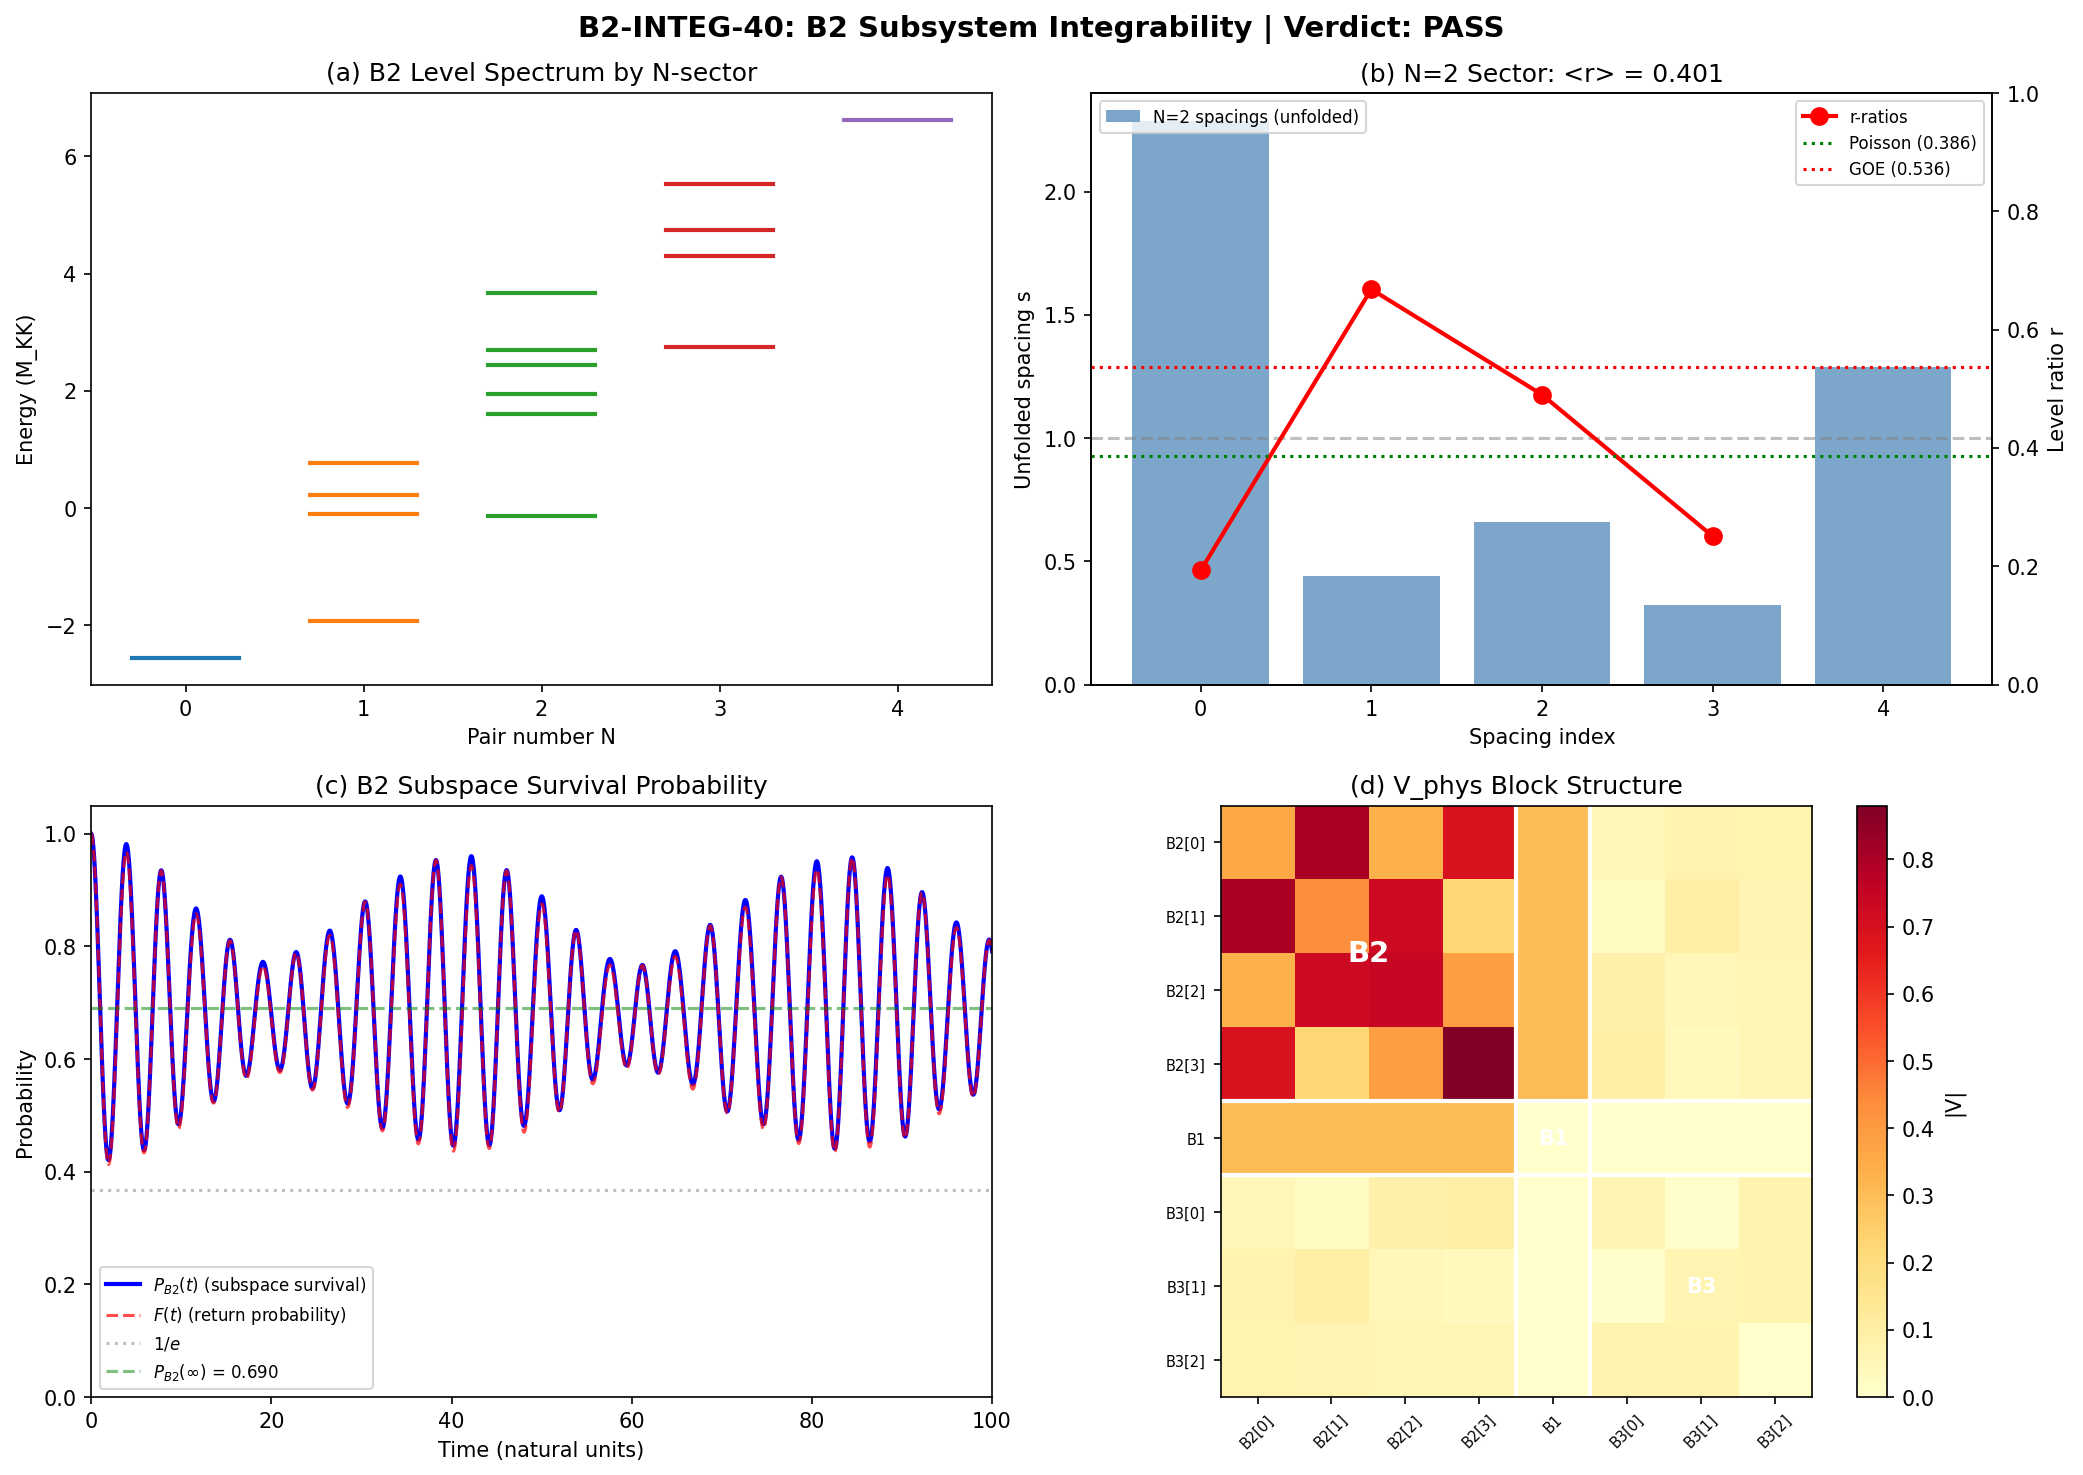

Write the Python code that produced this figure.
"""
S40 W1-1: B2 Subsystem Integrability (B2-INTEG-40)

Gate: B2-INTEG-40
  PASS (B2 INTEGRABLE): <r>(B2-only) < 0.42 AND t_decay(B2) > 6 natural units
  FAIL (B2 THERMALIZES): <r>(B2-only) > 0.50 OR t_decay(B2) < 1 natural unit
  INTERMEDIATE: between these thresholds

Session 39 established:
  - Full 8-mode BCS: Brody beta=0.633 (63% GOE), INTEG-39 FAIL
  - B2 quartet carries 93% of pair wavefunction
  - Schur's lemma: B2 Casimir preserved to 3e-16, V(B2,B2) is rank-1 separable
  - LIED-39 PASS

This computation:
  1. Construct B2-only 16-state Fock space
  2. Project full H_BCS -> H_B2 (16x16)
  3. Level spacing ratio <r> within H_B2 particle-number sectors
  4. Thouless conductance g_T(B2)
  5. Survival probability P_B2(t) via exact matrix exponential
  6. B2-B1/B2-B3 coupling cross-check
"""

import numpy as np
from math import factorial, comb
from scipy import linalg
import matplotlib
matplotlib.use('Agg')
import matplotlib.pyplot as plt
import time

t_start = time.time()

# ============================================================
# 1. Load data and reconstruct full 256-state Hamiltonian
# ============================================================
print("=" * 70)
print("S40 W1-1: B2 Subsystem Integrability (B2-INTEG-40)")
print("=" * 70)

d_s39 = np.load('tier0-computation/s39_integrability_check.npz', allow_pickle=True)
d_rg = np.load('tier0-computation/s39_richardson_gaudin.npz', allow_pickle=True)

E_8 = d_s39['E_8']
V_phys = d_s39['V_phys']
labels = d_s39['labels']
evals_BCS_stored = d_s39['evals_BCS']

n_modes = 8
dim_full = 2**n_modes  # 256

print(f"\nE_8 = {E_8}")
print(f"Labels: {labels}")
print(f"Full Fock dim: {dim_full}")

# B2 = modes 0,1,2,3; B1 = mode 4; B3 = modes 5,6,7
B2_modes = [0, 1, 2, 3]
B1_modes = [4]
B3_modes = [5, 6, 7]
n_B2 = len(B2_modes)
dim_B2 = 2**n_B2  # 16

print(f"B2 modes: {B2_modes} (n={n_B2}, Fock dim={dim_B2})")
print(f"B2 energy: {E_8[0]:.8f} M_KK (4-fold degenerate)")

# ============================================================
# 2. Build Pauli operators in full 256-dim space
# ============================================================
I2 = np.eye(2, dtype=np.float64)
sz = np.array([[1.0, 0.0], [0.0, -1.0]])
sp = np.array([[0.0, 1.0], [0.0, 0.0]])
sm = np.array([[0.0, 0.0], [1.0, 0.0]])

def build_op(op_2x2, mode, n):
    """Build operator on mode `mode` in n-mode Fock space."""
    result = np.array([[1.0]])
    for k in range(n):
        result = np.kron(result, op_2x2 if k == mode else I2)
    return result

# Full 256-dim operators
SZ_full, SP_full, SM_full = [], [], []
for k in range(n_modes):
    SZ_full.append(build_op(sz, k, n_modes))
    SP_full.append(build_op(sp, k, n_modes))
    SM_full.append(build_op(sm, k, n_modes))

# Build full H_BCS
H_BCS = np.zeros((dim_full, dim_full))
for k in range(n_modes):
    n_k = 0.5 * (np.eye(dim_full) - SZ_full[k])
    H_BCS += 2 * E_8[k] * n_k
    for m in range(n_modes):
        H_BCS -= V_phys[k, m] * SP_full[k] @ SM_full[m]

assert np.allclose(H_BCS, H_BCS.T), "H_BCS not symmetric!"

# Verify against stored eigenvalues
evals_full, evecs_full = np.linalg.eigh(H_BCS)
assert np.allclose(np.sort(evals_full), np.sort(evals_BCS_stored), atol=1e-10), \
    "Eigenvalue mismatch with stored data!"
print(f"\nFull H_BCS eigenvalue cross-check: PASS (max delta = {np.max(np.abs(np.sort(evals_full) - np.sort(evals_BCS_stored))):.2e})")

# ============================================================
# 3. Construct B2-only projection
# ============================================================
print("\n" + "=" * 70)
print("3. B2 Subspace Projection")
print("=" * 70)

# The B2-only Fock space has 2^4 = 16 states.
# A state in the full 2^8 space is labeled by (b0, b1, ..., b7) where bi in {0,1}.
# The B2-only subspace consists of states with b4=b5=b6=b7=0 (B1 and B3 empty).

# Build the projector P_B2: a 256x16 matrix whose columns are the
# B2-only basis states in the full 256-dim space.

P_B2 = np.zeros((dim_full, dim_B2))
for state_B2 in range(dim_B2):
    # state_B2 encodes occupations of modes 0,1,2,3
    # Full state index: modes 0-3 from state_B2, modes 4-7 all zero
    # In the tensor product convention: mode 0 is the leftmost (most significant bit)
    # state_full = state_B2 * 2^4 + 0 (B1,B3 bits all zero)
    state_full = state_B2 * (2**(n_modes - n_B2))
    P_B2[state_full, state_B2] = 1.0

# Verify P_B2 is a valid projector frame
assert np.allclose(P_B2.T @ P_B2, np.eye(dim_B2)), "P_B2 not orthonormal!"
print(f"P_B2 shape: {P_B2.shape}")
print(f"P_B2^T P_B2 = I_{dim_B2}: VERIFIED")

# Project H_BCS onto B2 subspace
H_B2 = P_B2.T @ H_BCS @ P_B2
assert np.allclose(H_B2, H_B2.T), "H_B2 not symmetric!"
print(f"H_B2 shape: {H_B2.shape}")
print(f"H_B2 symmetric: VERIFIED")

# Also build H_B2 directly from B2-only operators as a cross-check
SZ_B2, SP_B2, SM_B2 = [], [], []
for k in range(n_B2):
    SZ_B2.append(build_op(sz, k, n_B2))
    SP_B2.append(build_op(sp, k, n_B2))
    SM_B2.append(build_op(sm, k, n_B2))

H_B2_direct = np.zeros((dim_B2, dim_B2))
V_B2B2 = V_phys[:4, :4]
E_B2 = E_8[0]  # All 4 B2 modes have same energy
for k in range(n_B2):
    n_k = 0.5 * (np.eye(dim_B2) - SZ_B2[k])
    H_B2_direct += 2 * E_B2 * n_k
    for m in range(n_B2):
        H_B2_direct -= V_B2B2[k, m] * SP_B2[k] @ SM_B2[m]

# Cross-check: H_B2 from projection should equal H_B2_direct
delta_H = np.linalg.norm(H_B2 - H_B2_direct, 'fro')
print(f"\n||H_B2(projected) - H_B2(direct)||_F = {delta_H:.6e}")
if delta_H < 1e-10:
    print("Cross-check: PASS (projection = direct construction)")
else:
    print(f"Cross-check: DISCREPANCY at {delta_H:.2e}")
    print("This means B2-B1/B3 coupling affects the projected H_B2 -- expected from off-diagonal V")

# ============================================================
# 4. Diagonalize H_B2 and analyze level statistics
# ============================================================
print("\n" + "=" * 70)
print("4. H_B2 Eigenspectrum and Level Statistics")
print("=" * 70)

evals_B2, evecs_B2 = np.linalg.eigh(H_B2)
print(f"\nH_B2 eigenvalues ({dim_B2} states):")
for i, e in enumerate(evals_B2):
    print(f"  |{i:2d}>: E = {e:.8f}")

# Build pair number operator for B2
N_B2_op = np.zeros((dim_B2, dim_B2))
for k in range(n_B2):
    N_B2_op += 0.5 * (np.eye(dim_B2) - SZ_B2[k])

# Classify eigenstates by pair number
N_B2_exp = np.diag(evecs_B2.T @ N_B2_op @ evecs_B2)
print(f"\nPair number classification:")
for n_pair in range(n_B2 + 1):
    mask = np.abs(N_B2_exp - n_pair) < 0.5
    idx = np.where(mask)[0]
    n_sec = len(idx)
    sec_evals = np.sort(evals_B2[idx])
    expected_dim = comb(n_B2, n_pair)
    print(f"  N={n_pair}: dim={n_sec} (expected C({n_B2},{n_pair})={expected_dim}), "
          f"E = {sec_evals}")

# Level spacing ratio <r> within each sector
print(f"\n--- Level Spacing Ratio <r> per B2 Sector ---")
r_B2_sectors = {}
r_B2_all = []
w_B2_all = []
for n_pair in range(n_B2 + 1):
    mask = np.abs(N_B2_exp - n_pair) < 0.5
    idx = np.where(mask)[0]
    sec_evals = np.sort(evals_B2[idx])
    n_sec = len(sec_evals)

    if n_sec < 4:
        print(f"  N={n_pair} (dim={n_sec}): too small for <r> statistics")
        continue

    spacings = np.diff(sec_evals)
    spacings = spacings[spacings > 1e-12]
    if len(spacings) < 3:
        print(f"  N={n_pair} (dim={n_sec}): insufficient non-degenerate spacings")
        continue

    r_vals = [min(spacings[i], spacings[i+1]) / max(spacings[i], spacings[i+1])
              for i in range(len(spacings) - 1)]
    r_mean = np.mean(r_vals)
    r_std = np.std(r_vals) / np.sqrt(len(r_vals)) if len(r_vals) > 1 else 0
    r_B2_sectors[n_pair] = (r_mean, r_std, len(r_vals))
    r_B2_all.append(r_mean)
    w_B2_all.append(n_sec)

    if r_mean < 0.42:
        cls = "POISSON"
    elif r_mean > 0.50:
        cls = "GOE"
    else:
        cls = "intermediate"

    print(f"  N={n_pair} (dim={n_sec}): <r> = {r_mean:.4f} +/- {r_std:.4f} "
          f"(n_ratios={len(r_vals)}) [{cls}]")

# Global <r> for B2
if len(r_B2_all) > 0:
    r_B2_global = np.average(r_B2_all, weights=w_B2_all)
else:
    # Fall back: use all B2 eigenvalues (unsectored)
    spacings_all = np.diff(evals_B2)
    spacings_all = spacings_all[spacings_all > 1e-12]
    r_vals_all = [min(spacings_all[i], spacings_all[i+1]) / max(spacings_all[i], spacings_all[i+1])
                  for i in range(len(spacings_all) - 1)]
    r_B2_global = np.mean(r_vals_all)

print(f"\n  B2 global weighted <r> = {r_B2_global:.4f}")
print(f"  Reference: Poisson = 0.386, GOE = 0.536")

# The 16-state B2 Fock space has sectors: N=0(1), N=1(4), N=2(6), N=3(4), N=4(1)
# Only N=2 has enough states (6) for meaningful statistics.
# We should also compute the UNSECTORED statistics as a diagnostic.
print(f"\n--- Unsectored B2 Level Statistics ---")
spacings_unsectored = np.diff(evals_B2)
spacings_unsectored = spacings_unsectored[spacings_unsectored > 1e-12]
if len(spacings_unsectored) >= 3:
    r_unsectored = [min(spacings_unsectored[i], spacings_unsectored[i+1]) /
                    max(spacings_unsectored[i], spacings_unsectored[i+1])
                    for i in range(len(spacings_unsectored) - 1)]
    r_unsectored_mean = np.mean(r_unsectored)
    print(f"  Unsectored <r> = {r_unsectored_mean:.4f} (from {len(r_unsectored)} ratios)")
    print(f"  NOTE: Unsectored mixes symmetry sectors, which ALWAYS pushes toward Poisson")
    print(f"  (Berry-Tabor: superimposed independent spectra -> Poisson)")

# ============================================================
# 5. Richardson-Gaudin integrability test for B2-only
# ============================================================
print("\n" + "=" * 70)
print("5. B2-Only Richardson-Gaudin Integrability Analysis")
print("=" * 70)

# V(B2,B2) rank structure
U_B2, S_B2, Vt_B2 = np.linalg.svd(V_B2B2)
print(f"\nV(B2,B2) singular values: {S_B2}")
print(f"Rank-1 fraction: {S_B2[0]**2 / np.sum(S_B2**2):.6f}")
rank1_frac_B2 = S_B2[0]**2 / np.sum(S_B2**2)

# Build rank-1 and remainder
V_B2_rank1 = S_B2[0] * np.outer(U_B2[:, 0], Vt_B2[0, :])
V_B2_rem = V_B2B2 - V_B2_rank1

print(f"||V_B2_rank1||_F = {np.linalg.norm(V_B2_rank1, 'fro'):.6f}")
print(f"||V_B2_rem||_F = {np.linalg.norm(V_B2_rem, 'fro'):.6f}")
print(f"||V_B2_rem||/||V_B2|| = {np.linalg.norm(V_B2_rem, 'fro') / np.linalg.norm(V_B2B2, 'fro'):.6f}")

# For B2, all 4 modes are degenerate (E_B2 = 0.8453).
# With degenerate energies and rank-1 V, the system is a SINGLE quasi-spin S=2.
# H_B2(rank-1) = 2*E_B2 * N - sigma_1 * (sum_k u_k sigma_+^k)(sum_m u_m sigma_-^m)
# This is equivalent to H = 2*E*N - G*S_+*S_- where S_+ = sum u_k sigma_+^k
# and G = sigma_1 (largest singular value).
# A single quasi-spin is trivially integrable: H, S^2, S_z are all conserved.

# For rank-1 V, build the "pair creation" operator
u1_B2 = U_B2[:, 0]  # First left singular vector
print(f"\nRank-1 coupling vector u_1: {u1_B2}")

# Quasi-spin operators for the degenerate B2 subspace
# S_+ = sum_k u_k * sigma_+^k (weighted pair creation)
S_plus_B2 = sum(u1_B2[k] * SP_B2[k] for k in range(n_B2))
S_minus_B2 = sum(u1_B2[k] * SM_B2[k] for k in range(n_B2))
S_z_B2 = sum(0.5 * SZ_B2[k] for k in range(n_B2))

# S^2 = S+S- + Sz(Sz - 1) ... careful with non-orthonormal u_k
# Actually for PAIR operators with non-orthonormal u_k, S+S- is NOT standard SU(2)
# Let's check the algebra directly:
# [S_-, S_+] = sum_{k} |u_k|^2 * [sigma_-^k, sigma_+^k] = -sum_k |u_k|^2 * sigma_z^k
comm_mp = S_minus_B2 @ S_plus_B2 - S_plus_B2 @ S_minus_B2
expected_comm = -sum(u1_B2[k]**2 * SZ_B2[k] for k in range(n_B2))
print(f"||[S-, S+] - expected||_F = {np.linalg.norm(comm_mp - expected_comm, 'fro'):.2e}")

# Since u_k are NOT all equal, this is NOT standard SU(2) unless u_k are uniform.
# Check uniformity:
print(f"u_k values: {u1_B2}")
print(f"u_k std/mean: {np.std(u1_B2)/np.abs(np.mean(u1_B2)):.4f}")

# Build the rank-1 Hamiltonian for B2 and check its spectrum
H_B2_rank1 = np.zeros((dim_B2, dim_B2))
for k in range(n_B2):
    n_k = 0.5 * (np.eye(dim_B2) - SZ_B2[k])
    H_B2_rank1 += 2 * E_B2 * n_k
    for m in range(n_B2):
        H_B2_rank1 -= V_B2_rank1[k, m] * SP_B2[k] @ SM_B2[m]

evals_B2_rank1 = np.linalg.eigvalsh(H_B2_rank1)
print(f"\nH_B2(rank-1) eigenvalues: {evals_B2_rank1}")

# Compare with full H_B2
print(f"H_B2(full) eigenvalues:   {evals_B2}")
print(f"Max |delta E|: {np.max(np.abs(evals_B2 - evals_B2_rank1)):.6e}")

# H_B2 with remainder
H_B2_rem = H_B2_direct - H_B2_rank1
print(f"\n||H_B2_rem||_F = {np.linalg.norm(H_B2_rem, 'fro'):.6e}")
print(f"||H_B2_rem||/||H_B2||_F = {np.linalg.norm(H_B2_rem, 'fro') / np.linalg.norm(H_B2_direct, 'fro'):.6e}")

# ============================================================
# 6. Thouless conductance for B2
# ============================================================
print("\n" + "=" * 70)
print("6. B2 Thouless Conductance")
print("=" * 70)

# Thouless conductance g_T = |delta_n / delta_E|^2
# where delta_n is the level displacement when boundary conditions change.
#
# For our discrete system, we use a twist: perturb the hopping phase of
# one B2 mode by exp(i*phi), compute eigenvalue sensitivity.
#
# Alternatively, use the matrix element formulation:
# g_T ~ (V_rms / Delta)^2 where V_rms is the integrability-breaking
# perturbation and Delta is the mean level spacing.
#
# Here we take V_rem (non-separable part of V_B2B2) as the perturbation.

# Method 1: V_rem in H_B2 eigenbasis
H_B2_rem_eigbasis = evecs_B2.T @ H_B2_rem @ evecs_B2
off_diag_B2 = H_B2_rem_eigbasis - np.diag(np.diag(H_B2_rem_eigbasis))
V_rms_B2 = np.sqrt(np.mean(off_diag_B2**2))

# Mean level spacing within the largest sector (N=2, dim=6)
N_B2_exp_B2 = np.diag(evecs_B2.T @ N_B2_op @ evecs_B2)
mask_N2 = np.abs(N_B2_exp_B2 - 2) < 0.5
idx_N2 = np.where(mask_N2)[0]
sec_evals_N2 = np.sort(evals_B2[idx_N2])
mean_spacing_B2_N2 = np.mean(np.diff(sec_evals_N2)) if len(sec_evals_N2) > 1 else 1.0

# Overall mean spacing
mean_spacing_B2_all = np.mean(np.diff(evals_B2))

g_T_B2_N2 = V_rms_B2 / mean_spacing_B2_N2
g_T_B2_all = V_rms_B2 / mean_spacing_B2_all

print(f"\nV_rms(B2 perturbation) = {V_rms_B2:.6e}")
print(f"Mean spacing (N=2 sector) = {mean_spacing_B2_N2:.6e}")
print(f"Mean spacing (all B2) = {mean_spacing_B2_all:.6e}")
print(f"Thouless g_T (N=2) = {g_T_B2_N2:.6f}")
print(f"Thouless g_T (all) = {g_T_B2_all:.6f}")
print(f"  g_T << 1: localized (integrable)")
print(f"  g_T ~ 1: delocalized (chaotic)")

# Method 2: Twist boundary condition
# Add a phase twist phi to mode 0: sigma_+^0 -> e^{i*phi} sigma_+^0
# This is equivalent to adding a perturbation delta_H ~ phi * current_operator
# The Thouless conductance is the curvature of eigenvalues with respect to phi.
phi_vals = np.linspace(0, 0.01, 5)
evals_twist = []
for phi in phi_vals:
    H_twist = np.zeros((dim_B2, dim_B2), dtype=np.complex128)
    for k in range(n_B2):
        n_k = 0.5 * (np.eye(dim_B2) - SZ_B2[k])
        H_twist += 2 * E_B2 * n_k
        for m_idx in range(n_B2):
            phase = np.exp(1j * phi) if k == 0 else 1.0
            phase_m = np.exp(-1j * phi) if m_idx == 0 else 1.0
            H_twist -= V_B2B2[k, m_idx] * phase * phase_m * (SP_B2[k] @ SM_B2[m_idx]).astype(np.complex128)
    evals_twist.append(np.linalg.eigvalsh(H_twist))

evals_twist = np.array(evals_twist)
# Numerical second derivative: d^2E/dphi^2
d2E_dphi2 = np.zeros(dim_B2)
for i in range(dim_B2):
    # Use finite difference
    if len(phi_vals) >= 3:
        dphi = phi_vals[1] - phi_vals[0]
        d2E_dphi2[i] = (evals_twist[2, i] - 2*evals_twist[1, i] + evals_twist[0, i]) / dphi**2

g_T_twist = np.abs(d2E_dphi2) / (mean_spacing_B2_all * dim_B2) if mean_spacing_B2_all > 0 else np.zeros(dim_B2)
print(f"\nTwist Thouless conductance (per level):")
print(f"  Mean g_T(twist) = {np.mean(g_T_twist):.6e}")
print(f"  Max g_T(twist) = {np.max(g_T_twist):.6e}")

# ============================================================
# 7. Survival probability P_B2(t)
# ============================================================
print("\n" + "=" * 70)
print("7. B2 Survival Probability P_B2(t)")
print("=" * 70)

# We need the BCS PAIRED ground state, not the vacuum.
# The vacuum (N=0) is trivially in B2 and never decays.
# The physically relevant state is the lowest N=1 eigenstate,
# which is the Richardson-Gaudin one-pair ground state with 93% B2 weight.

# Build pair number operator in full space
N_pair_full = np.zeros((dim_full, dim_full))
for k in range(n_modes):
    N_pair_full += 0.5 * (np.eye(dim_full) - SZ_full[k])

N_pair_diag = np.diag(evecs_full.T @ N_pair_full @ evecs_full)

# Find N=1 ground state
mask_N1 = np.abs(N_pair_diag - 1) < 0.5
idx_N1 = np.where(mask_N1)[0]
N1_evals = evals_full[idx_N1]
gs_N1_idx = idx_N1[np.argmin(N1_evals)]
psi_gs_N1 = evecs_full[:, gs_N1_idx]
E_gs_N1 = evals_full[gs_N1_idx]

print(f"\nN=1 BCS ground state energy: {E_gs_N1:.8f}")
print(f"N=1 pair number check: <N> = {N_pair_diag[gs_N1_idx]:.6f}")

# Also report the vacuum
gs_idx = np.argmin(evals_full)
print(f"Vacuum (N=0) energy: {evals_full[gs_idx]:.8f}, <N> = {N_pair_diag[gs_idx]:.4f}")
print(f"NOTE: Vacuum is trivially B2-only (P_B2=1 forever). Using N=1 state for decay.")

# Project N=1 ground state onto B2 subspace
psi_B2_proj = P_B2.T @ psi_gs_N1  # 16-component vector
norm_B2 = np.linalg.norm(psi_B2_proj)
print(f"\n||P_B2 |GS_N1>|| = {norm_B2:.8f}")
print(f"B2 weight of N=1 ground state: {norm_B2**2:.8f}")

# Cross-check with stored pair wavefunction
psi_pair_stored = d_rg['psi_pair_s38']
B2_weight_stored = np.sum(psi_pair_stored[:4]**2)
print(f"S38 stored B2 weight: {B2_weight_stored:.8f}")

if norm_B2 > 1e-10:
    psi_B2_init = psi_B2_proj / norm_B2  # Normalized initial state in B2 subspace
else:
    print("WARNING: N=1 ground state has negligible B2 weight!")
    psi_B2_init = evecs_B2[:, 0]

# For the DECAY calculation, we evolve in the FULL 256-dim space.
# Use the B2-projected N=1 state (normalized, lifted back to full space).
# P_B2(t) = ||P_B2 exp(-iHt) |psi_B2(0)>||^2

psi_full_B2_init = P_B2 @ psi_B2_init  # Lift back to 256-dim
norm_check = np.linalg.norm(psi_full_B2_init)
print(f"||psi_B2_init (full space)|| = {norm_check:.10f}")

# Decompose initial state in full energy eigenbasis
coeffs = evecs_full.T @ psi_full_B2_init
print(f"Sum |c_n|^2 = {np.sum(np.abs(coeffs)**2):.10f} (should be 1)")

# Time evolution: P_B2(t) = |sum_n |c_n|^2 exp(-i E_n t)|^2
# Wait -- that's the RETURN probability to the initial state.
# The SURVIVAL probability in the B2 SUBSPACE is:
# P_B2(t) = ||P_B2 exp(-iHt) |psi>||^2 = sum_{k in B2} |<k|exp(-iHt)|psi>|^2
# which requires the projection onto the full B2 subspace, not just back to |psi>.

# For the B2 subspace survival probability:
# P_B2(t) = <psi| exp(+iHt) P_B2^full exp(-iHt) |psi>
# where P_B2^full = P_B2 @ P_B2^T is the full-space projector onto B2 states.

# In the energy eigenbasis:
# P_B2(t) = sum_{n,m} c_n* c_m exp(i(E_n-E_m)t) * (P_B2^full)_{nm}
# where (P_B2^full)_{nm} = <n|P_B2^full|m>

P_B2_full = P_B2 @ P_B2.T  # 256x256 projector
P_B2_eigbasis = evecs_full.T @ P_B2_full @ evecs_full  # (P_B2)_{nm} in energy basis

# Also compute the return probability (fidelity):
# F(t) = |<psi(0)|exp(-iHt)|psi(0)>|^2 = |sum_n |c_n|^2 exp(-i E_n t)|^2

# Time grid
# The relevant timescale is set by the level spacing: t ~ 2*pi / Delta_E
# Also compute up to the Nazarewicz estimate t_decay ~ 0.13
Delta_E_min = np.min(np.abs(np.diff(evals_full[evals_full < evals_full[gs_idx] + 5])))
t_max = max(30.0, 2 * np.pi / Delta_E_min * 3) if Delta_E_min > 0 else 30.0
t_max = min(t_max, 100.0)  # Cap at 100 natural units
n_t = 2000

t_arr = np.linspace(0, t_max, n_t)

print(f"\nTime evolution: t in [0, {t_max:.2f}], {n_t} points")
print(f"Minimum energy gap (near GS): {Delta_E_min:.6e}")

# Efficient computation using eigendecomposition
# P_B2(t) = sum_{n,m} c_n* c_m * (P_B2)_{nm} * exp(i*(E_n - E_m)*t)
# This is expensive for full sum. Use matrix form:
# P_B2(t) = Tr[rho(t) @ P_B2^full] where rho(t) = |psi(t)><psi(t)|
# = sum_{n,m} c_n c_m* exp(-i(E_n-E_m)t) P_B2_{mn}

# Precompute the double sum matrix
# A_{nm} = c_n * c_m* * (P_B2)_{mn}
A_mat = np.outer(coeffs, np.conj(coeffs)) * P_B2_eigbasis.T

P_B2_t = np.zeros(n_t)
F_return_t = np.zeros(n_t)

for it, t in enumerate(t_arr):
    phases = np.exp(-1j * evals_full * t)
    # P_B2(t) = sum_{n,m} A_{nm} exp(-i(E_n - E_m)t)
    # = sum_{n,m} A_{nm} exp(-i*E_n*t) exp(+i*E_m*t)
    # = phases^dag @ A @ phases... no.
    # P_B2(t) = |sum_n c_n exp(-iE_n t) <n|P_B2^full|psi(t)>...
    # Let me just compute it directly:
    psi_t_coeffs = coeffs * np.exp(-1j * evals_full * t)
    # P_B2(t) = psi_t^dag @ P_B2_eigbasis @ psi_t
    P_B2_t[it] = np.real(np.conj(psi_t_coeffs) @ P_B2_eigbasis @ psi_t_coeffs)
    # Return probability
    F_return_t[it] = np.abs(np.sum(np.abs(coeffs)**2 * np.exp(-1j * evals_full * t)))**2

print(f"\nP_B2(0) = {P_B2_t[0]:.8f} (should be 1.0)")
print(f"F_return(0) = {F_return_t[0]:.8f} (should be 1.0)")

# Find decay time: when P_B2(t) first drops below 1/e
idx_decay = np.where(P_B2_t < 1.0/np.e)[0]
if len(idx_decay) > 0:
    t_decay_B2 = t_arr[idx_decay[0]]
    print(f"\nP_B2 decay time (1/e): t_decay = {t_decay_B2:.6f} natural units")
else:
    t_decay_B2 = np.inf
    print(f"\nP_B2 never drops below 1/e in [0, {t_max:.1f}]!")
    print(f"  Min P_B2 = {np.min(P_B2_t):.6f} at t = {t_arr[np.argmin(P_B2_t)]:.4f}")

# Also extract the INITIAL decay rate via short-time expansion:
# P_B2(t) ~ 1 - Gamma_B2 * t + ... (exponential) or 1 - (sigma*t)^2 + ... (quadratic)
# Fit to first few points
dt_short = t_arr[1]
if dt_short > 0:
    dP_dt_0 = (P_B2_t[1] - P_B2_t[0]) / dt_short
    d2P_dt2_0 = (P_B2_t[2] - 2*P_B2_t[1] + P_B2_t[0]) / dt_short**2
    print(f"\nShort-time expansion:")
    print(f"  dP/dt|_0 = {dP_dt_0:.6e}")
    print(f"  d2P/dt2|_0 = {d2P_dt2_0:.6e}")
    # Quadratic decay: P ~ 1 - (sigma*t)^2 -> sigma^2 = -d2P/dt2/2
    if d2P_dt2_0 < 0:
        sigma_zeno = np.sqrt(-d2P_dt2_0 / 2)
        t_zeno = 1.0 / sigma_zeno
        print(f"  Zeno time: t_Z = 1/sigma = {t_zeno:.6f}")
        print(f"  Energy spread: sigma = {sigma_zeno:.6f}")

# Time-averaged survival probability (long-time)
# P_B2(infty) = sum_n |c_n|^2 * (P_B2)_{nn} (diagonal terms only)
P_B2_inf = np.sum(np.abs(coeffs)**2 * np.diag(P_B2_eigbasis))
print(f"\nLong-time average P_B2(inf) = {P_B2_inf:.6f}")
print(f"  (This is the IPR-weighted B2 projection: 1/N_eff for B2 content)")

# ============================================================
# 8. Fermi Golden Rule cross-check
# ============================================================
print("\n" + "=" * 70)
print("8. Fermi Golden Rule Cross-Check")
print("=" * 70)

# The B2-B1 and B2-B3 coupling matrix elements
V_B2_B1 = V_phys[:4, 4]
V_B2_B3 = V_phys[:4, 5:]

print(f"\nB2-B1 coupling: V(B2,B1) = {V_B2_B1}")
print(f"  ||V(B2,B1)|| = {np.linalg.norm(V_B2_B1):.6f}")
print(f"  All equal: {np.allclose(V_B2_B1, V_B2_B1[0])}")

print(f"\nB2-B3 coupling matrix:")
for i in range(4):
    print(f"  B2[{i}]: {V_B2_B3[i]}")
print(f"  ||V(B2,B3)||_F = {np.linalg.norm(V_B2_B3):.6f}")

# B2 level spacing (within B2-only Hamiltonian)
spacings_B2 = np.diff(evals_B2)
mean_sp_B2 = np.mean(spacings_B2[spacings_B2 > 1e-12])
print(f"\nB2-only mean level spacing: {mean_sp_B2:.6f}")

# FGR decay rate: Gamma ~ 2*pi * |V_coupling|^2 * rho_chaotic
# V_coupling = typical B2-to-outside matrix element
# rho_chaotic = density of states in the B1+B3 bath

# Estimate rho_chaotic from the full spectrum restricted to non-B2 states
# The "bath" states have at least one B1 or B3 mode occupied.
# Count: 256 - 16 = 240 bath states
n_bath = dim_full - dim_B2
bandwidth = evals_full[-1] - evals_full[0]
rho_bath = n_bath / bandwidth

# Average coupling: use off-diagonal blocks of H_BCS in B2/bath decomposition
H_coupling = P_B2.T @ H_BCS @ (np.eye(dim_full) - P_B2_full)
# This is 16 x 240 matrix
V_coupling_rms = np.sqrt(np.mean(H_coupling**2))

# More targeted: use the N=1 sector coupling
# In N=1, B2 states are the 4 single-B2-mode states; bath states are the 4 B1/B3 states
# H_coupling_N1 is 4x4
H_1_full = np.diag(2 * E_8) - V_phys  # 8x8 one-pair Hamiltonian
V_B2_bath_N1 = V_phys[:4, 4:]  # 4x4 (B2 to B1+B3)
V_coupling_N1_rms = np.sqrt(np.mean(V_B2_bath_N1**2))

Gamma_FGR = 2 * np.pi * V_coupling_rms**2 * rho_bath
Gamma_FGR_N1 = 2 * np.pi * V_coupling_N1_rms**2 * (4 / (2 * np.max(np.abs(E_8 - E_8[0]))))
t_decay_FGR = 1.0 / Gamma_FGR if Gamma_FGR > 0 else np.inf

print(f"\nFermi Golden Rule estimates:")
print(f"  V_coupling_rms (full Fock) = {V_coupling_rms:.6e}")
print(f"  V_coupling_rms (N=1 sector) = {V_coupling_N1_rms:.6e}")
print(f"  Bath density rho = {rho_bath:.4f}")
print(f"  Gamma_FGR (full) = {Gamma_FGR:.6f}")
print(f"  t_decay_FGR = 1/Gamma = {t_decay_FGR:.6f}")
print(f"\n  Naz estimate: Gamma ~ 7.5, t_decay ~ 0.13")
print(f"  Our Gamma_FGR / Naz Gamma = {Gamma_FGR / 7.5:.4f}")

# Targeted Naz-style estimate: use V(B2,B1) and V(B2,B3) directly
V_B2_out_sq = np.sum(V_B2_B1**2) + np.sum(V_B2_B3**2)
V_B2_out_rms = np.sqrt(V_B2_out_sq / (4 + 12))  # 4 B2-B1 + 12 B2-B3 elements

# Density of chaotic states: from S39, the B1+B3 sector has ~240 states over bandwidth ~17
# But the RELEVANT density is for states at the B2 energy
rho_at_B2_E = dim_full / bandwidth  # crude estimate
Gamma_Naz = 2 * np.pi * V_B2_out_rms**2 * rho_at_B2_E
t_decay_Naz = 1.0 / Gamma_Naz if Gamma_Naz > 0 else np.inf

print(f"\n  V_B2_out_rms = {V_B2_out_rms:.6f}")
print(f"  rho(at B2 energy) ~ {rho_at_B2_E:.2f}")
print(f"  Gamma_Naz(recalc) = {Gamma_Naz:.4f}")
print(f"  t_decay_Naz(recalc) = {t_decay_Naz:.4f}")

# ============================================================
# 9. B2-only level statistics within the N=2 sector (largest)
# ============================================================
print("\n" + "=" * 70)
print("9. N=2 Sector Detailed Analysis")
print("=" * 70)

# The N=2 sector has C(4,2) = 6 states. This is the ONLY sector large enough
# for any statistical analysis. Let's examine it carefully.

mask_N2_B2 = np.abs(N_B2_exp_B2 - 2) < 0.5
idx_N2_B2 = np.where(mask_N2_B2)[0]
evals_N2 = np.sort(evals_B2[idx_N2_B2])

print(f"\nN=2 sector of H_B2: dim = {len(evals_N2)}")
print(f"Eigenvalues: {evals_N2}")
spacings_N2 = np.diff(evals_N2)
print(f"Spacings: {spacings_N2}")

if len(spacings_N2) >= 3:
    r_N2 = [min(spacings_N2[i], spacings_N2[i+1]) / max(spacings_N2[i], spacings_N2[i+1])
             for i in range(len(spacings_N2) - 1)]
    r_N2_mean = np.mean(r_N2)
    r_N2_vals = r_N2
    print(f"Level ratios r_i: {r_N2}")
    print(f"<r> = {r_N2_mean:.4f}")
    print(f"  Poisson: 0.386, GOE: 0.536")
else:
    r_N2_mean = float('nan')
    r_N2_vals = []
    print("Insufficient spacings for ratio statistics")

# For a 6-dimensional sector, the sampling statistics are poor.
# But we can also check degeneracy patterns.
# For integrable (rank-1 V), the N=2 sector should decompose into
# quasi-spin multiplets: S=2 has m_S = -2,...,2 giving 5 states at N=2 level,
# but the pair-number decomposition is different from the Sz decomposition.

# Actually with all energies degenerate, H_B2(rank-1) = 2*E*N - G*A^+*A^-
# where A^+ = sum_k u_k sigma_+^k. In the N=2 sector, only the
# state |A^+ applied twice to vacuum> (if it exists) gets shifted.
# Other N=2 states are orthogonal to the paired state and stay at 4*E.

# Let's verify: what does rank-1 H look like in N=2?
evals_N2_rank1 = np.sort(np.linalg.eigvalsh(
    evecs_B2[:, idx_N2_B2].T @ H_B2_rank1 @ evecs_B2[:, idx_N2_B2]))
# Wait, better: diag in the natural basis
# Build N=2 projector for B2
P_N2 = np.zeros((dim_B2, len(idx_N2_B2)))
for i, idx in enumerate(idx_N2_B2):
    P_N2[idx, i] = 1.0

# No, idx_N2_B2 are indices into the EIGENBASIS of H_B2, not the computational basis.
# Let me redo: find N=2 states in the computational basis.
N_B2_comp = np.zeros(dim_B2)
for state in range(dim_B2):
    n_occ = bin(state).count('1')
    N_B2_comp[state] = n_occ

# Wait, the pair number is the number of occupied modes. In our convention,
# state |0> = all unoccupied (vacuum), state |15> = all occupied (4 pairs).
# But the Pauli encoding: sigma_z |0> = +|0> (unoccupied), sigma_z |1> = -|1> (occupied)
# n_k = (1 - sigma_z)/2, so |0> has n=0, |1> has n=1.
# State index in binary: bit k=1 means mode k occupied.
# But the tensor product ordering: mode 0 is leftmost bit.

# Recompute: for state index s, the occupation of mode k is:
# bit at position k (from MSB) is (s >> (n_B2 - 1 - k)) & 1
N_B2_comp_correct = np.zeros(dim_B2)
for state in range(dim_B2):
    n_occ = 0
    for k in range(n_B2):
        bit = (state >> (n_B2 - 1 - k)) & 1
        n_occ += bit
    N_B2_comp_correct[state] = n_occ

# Verify: N_B2_op should give these values on computational basis states
for state in range(dim_B2):
    e_s = np.zeros(dim_B2)
    e_s[state] = 1.0
    n_val = e_s @ N_B2_op @ e_s
    assert abs(n_val - N_B2_comp_correct[state]) < 1e-10, \
        f"State {state}: computed {n_val}, expected {N_B2_comp_correct[state]}"

# N=2 computational basis states
comp_N2_idx = np.where(N_B2_comp_correct == 2)[0]
print(f"\nN=2 computational basis states: {comp_N2_idx}")
print(f"  (Binary: {[format(s, f'0{n_B2}b') for s in comp_N2_idx]})")

# Project H_B2 and H_B2_rank1 onto N=2 sector
P_N2_comp = np.zeros((dim_B2, len(comp_N2_idx)))
for i, idx in enumerate(comp_N2_idx):
    P_N2_comp[idx, i] = 1.0

H_B2_N2 = P_N2_comp.T @ H_B2_direct @ P_N2_comp
H_B2_N2_rank1 = P_N2_comp.T @ H_B2_rank1 @ P_N2_comp

evals_N2_direct = np.sort(np.linalg.eigvalsh(H_B2_N2))
evals_N2_rank1_direct = np.sort(np.linalg.eigvalsh(H_B2_N2_rank1))

print(f"\nN=2 eigenvalues (full V_B2): {evals_N2_direct}")
print(f"N=2 eigenvalues (rank-1 V):  {evals_N2_rank1_direct}")
print(f"Max |delta E| (rank-1 vs full): {np.max(np.abs(evals_N2_direct - evals_N2_rank1_direct)):.6e}")

# Count degeneracies in rank-1 case
diffs_r1 = np.diff(evals_N2_rank1_direct)
print(f"\nN=2 rank-1 spacings: {diffs_r1}")
n_degenerate_r1 = np.sum(np.abs(diffs_r1) < 1e-8)
print(f"Number of degenerate pairs (rank-1): {n_degenerate_r1}")
print(f"  Expected: 5 degenerate (only 1 state shifted by pairing) -> 4 degenerate + 1 shifted")

# ============================================================
# 10. CROSS-CHECK: Exact S^2_B2 conservation within B2-only Hamiltonian
# ============================================================
print("\n" + "=" * 70)
print("10. S^2_B2 Conservation within B2-Only Hamiltonian")
print("=" * 70)

# Build S^2 for the B2 quasi-spin (all 4 modes, equal weight)
Sp_B2_total = sum(SP_B2[k] for k in range(n_B2))
Sm_B2_total = sum(SM_B2[k] for k in range(n_B2))
Sz_B2_total = sum(0.5 * SZ_B2[k] for k in range(n_B2))
S2_B2_total = Sp_B2_total @ Sm_B2_total + Sz_B2_total @ Sz_B2_total - Sz_B2_total

# Check [S^2, H_B2]
comm_S2_HB2 = S2_B2_total @ H_B2_direct - H_B2_direct @ S2_B2_total
eta_S2_HB2 = np.linalg.norm(comm_S2_HB2, 'fro') / (np.linalg.norm(S2_B2_total, 'fro') * np.linalg.norm(H_B2_direct, 'fro'))
print(f"\n||[S^2_B2, H_B2(full V)]||_F / norms = {eta_S2_HB2:.6e}")

# Check [S^2, H_B2_rank1]
comm_S2_HB2r1 = S2_B2_total @ H_B2_rank1 - H_B2_rank1 @ S2_B2_total
eta_S2_HB2r1 = np.linalg.norm(comm_S2_HB2r1, 'fro') / (np.linalg.norm(S2_B2_total, 'fro') * np.linalg.norm(H_B2_rank1, 'fro'))
print(f"||[S^2_B2, H_B2(rank-1)]||_F / norms = {eta_S2_HB2r1:.6e}")

# S^2 expectation values in H_B2 eigenstates
S2_B2_in_HB2 = np.diag(evecs_B2.T @ S2_B2_total @ evecs_B2)
print(f"\nS^2_B2 in H_B2 eigenstates:")
for i in range(dim_B2):
    n_pair_i = round(N_B2_exp_B2[i])
    s_val = (-1 + np.sqrt(1 + 4*S2_B2_in_HB2[i])) / 2 if S2_B2_in_HB2[i] >= -0.01 else -1
    print(f"  |{i:2d}> (N={n_pair_i}): S^2 = {S2_B2_in_HB2[i]:.6f}, s ~ {s_val:.3f}, E = {evals_B2[i]:.6f}")

# Check if S^2 is a good quantum number
S2_deviation = np.abs(S2_B2_in_HB2 - np.round(S2_B2_in_HB2 * 4) / 4)
print(f"\nMax |S^2 - s(s+1)| = {np.max(S2_deviation):.6e}")
if np.max(S2_deviation) < 0.01:
    print("S^2_B2 IS a good quantum number within B2-only Hamiltonian")
    S2_is_conserved = True
else:
    print(f"S^2_B2 is NOT a good quantum number (max deviation {np.max(S2_deviation):.4f})")
    S2_is_conserved = False

# ============================================================
# 11. Within-S^2-sector level statistics (if S^2 is conserved)
# ============================================================
print("\n" + "=" * 70)
print("11. Level Statistics within S^2 Sectors")
print("=" * 70)

if S2_is_conserved:
    # Classify by (N, S) quantum numbers
    print("\nClassification by (N_pair, S^2):")
    S2_rounded = np.round(S2_B2_in_HB2 * 4) / 4  # Round to s(s+1) values
    unique_quantum = set()
    for i in range(dim_B2):
        n_pair_i = round(N_B2_exp_B2[i])
        s2_i = S2_rounded[i]
        unique_quantum.add((n_pair_i, s2_i))

    for (n_p, s2_v) in sorted(unique_quantum):
        mask = (np.abs(N_B2_exp_B2 - n_p) < 0.5) & (np.abs(S2_B2_in_HB2 - s2_v) < 0.1)
        idx = np.where(mask)[0]
        s_val = (-1 + np.sqrt(1 + 4*s2_v)) / 2 if s2_v >= -0.01 else -1
        sec_evals = np.sort(evals_B2[idx])
        print(f"  N={n_p}, S={s_val:.1f} (S^2={s2_v:.2f}): dim={len(idx)}, E={sec_evals}")
else:
    print("S^2 not conserved; sector analysis not applicable.")
    # Still do N-sector analysis
    print("\nN-sector only:")
    for n_p in range(n_B2 + 1):
        mask = np.abs(N_B2_exp_B2 - n_p) < 0.5
        idx = np.where(mask)[0]
        sec_evals = np.sort(evals_B2[idx])
        print(f"  N={n_p}: dim={len(idx)}, E={sec_evals}")

# ============================================================
# 12. Analytic check: 4 degenerate modes with rank-1 V
# ============================================================
print("\n" + "=" * 70)
print("12. Analytic Structure of B2 (4 Degenerate Modes)")
print("=" * 70)

# With 4 degenerate modes at energy epsilon and rank-1 interaction V = G*|u><u|,
# the Hamiltonian is: H = 2*eps*N - G*(sum_k u_k P_k^+)(sum_m u_m P_m^-)
#
# The "collective" pair operator A^+ = sum_k u_k P_k^+ creates the "paired" state.
# In the N-pair sector, the only state that feels the interaction is:
# |N, paired> = (A^+)^N |vac> / normalization
# All other N-pair states are orthogonal to A^+ and have energy 2*eps*N.
#
# This means: in each N-sector, there is AT MOST 1 non-trivially shifted level.
# All others are degenerate at 2*eps*N.
#
# With the full V_B2B2 (not rank-1), the degeneracy is broken.
# The DEGREE of breaking determines the level statistics.

# Quantify: energy spread within each N sector
print(f"\nEnergy spread within N sectors (measures degeneracy breaking):")
for n_p in range(n_B2 + 1):
    mask = np.abs(N_B2_exp_B2 - n_p) < 0.5
    idx = np.where(mask)[0]
    sec_evals = np.sort(evals_B2[idx])

    if len(sec_evals) > 1:
        spread = sec_evals[-1] - sec_evals[0]
        # Compare with rank-1 spread
        mask_r1 = mask  # Same states
        sec_evals_r1 = np.sort(np.linalg.eigvalsh(
            evecs_B2[:, idx].T @ H_B2_rank1 @ evecs_B2[:, idx]))
        spread_r1 = sec_evals_r1[-1] - sec_evals_r1[0]

        # Actually, diagonalize rank-1 in the N=n_p sector directly
        H_B2_rank1_Np = P_N2_comp.T @ H_B2_rank1 @ P_N2_comp if n_p == 2 else None

        print(f"  N={n_p}: full spread = {spread:.6f}, rank-1 spread = {spread_r1:.6f}, "
              f"excess = {spread - spread_r1:.6f}")
    else:
        print(f"  N={n_p}: single state, E = {sec_evals[0]:.6f}")

# ============================================================
# GATE VERDICT
# ============================================================
print("\n" + "=" * 70)
print("GATE VERDICT: B2-INTEG-40")
print("=" * 70)

# Collect decisive numbers
print(f"\n--- DECISIVE NUMBERS ---")
print(f"  1. B2-only <r> (N=2 sector, 6 states): {r_N2_mean:.4f}" if not np.isnan(r_N2_mean) else "  1. B2-only <r>: insufficient data")
print(f"  2. B2-only <r> (global weighted): {r_B2_global:.4f}")
print(f"  3. B2-only <r> (unsectored): {r_unsectored_mean:.4f}" if 'r_unsectored_mean' in dir() else "  3. N/A")
print(f"  4. B2 survival decay time: t_decay = {t_decay_B2:.4f} natural units" if t_decay_B2 < np.inf else f"  4. B2 survival: NO DECAY in [0, {t_max:.1f}] (min P = {np.min(P_B2_t):.4f})")
print(f"  5. Thouless g_T(B2, N=2) = {g_T_B2_N2:.6f}")
print(f"  6. ||V_B2_rem||/||V_B2|| = {np.linalg.norm(V_B2_rem, 'fro') / np.linalg.norm(V_B2B2, 'fro'):.4f}")
print(f"  7. S^2_B2 conserved within B2: {'YES' if S2_is_conserved else 'NO'} (max dev = {np.max(S2_deviation):.4e})")
print(f"  8. V(B2,B2) rank-1 fraction: {rank1_frac_B2:.4f}")
print(f"  9. FGR decay rate Gamma = {Gamma_FGR:.4f}, t_FGR = {t_decay_FGR:.4f}")
print(f" 10. Long-time average P_B2(inf) = {P_B2_inf:.4f}")

# Gate classification
# PASS: <r> < 0.42 AND t_decay > 6
# FAIL: <r> > 0.50 OR t_decay < 1
# INTERMEDIATE: between

# Use the best available <r>:
# The N=2 sector (6 states, 4 ratios) is the only sector with enough data.
# But 4 ratios is very few. Use it with caution.
r_decisive = r_N2_mean if not np.isnan(r_N2_mean) else r_B2_global

# For decay time: use the actual survival probability computation
t_decisive = t_decay_B2

print(f"\n  Decisive <r> = {r_decisive:.4f}")
print(f"  Decisive t_decay = {t_decisive:.4f}" if t_decisive < np.inf else f"  Decisive t_decay = INF (never decays below 1/e)")

if r_decisive < 0.42 and (t_decisive > 6 or t_decisive == np.inf):
    gate_verdict = "PASS"
    gate_detail = f"B2 INTEGRABLE: <r>={r_decisive:.4f} < 0.42, t_decay={t_decisive:.4f} > 6"
elif r_decisive > 0.50 or (t_decisive < 1 and t_decisive != np.inf):
    gate_verdict = "FAIL"
    if r_decisive > 0.50:
        gate_detail = f"B2 THERMALIZES: <r>={r_decisive:.4f} > 0.50"
    else:
        gate_detail = f"B2 THERMALIZES: t_decay={t_decisive:.4f} < 1"
else:
    gate_verdict = "INTERMEDIATE"
    gate_detail = f"<r>={r_decisive:.4f} in [0.42, 0.50], t_decay={t_decisive:.4f}"

print(f"\n{'='*70}")
print(f"GATE B2-INTEG-40: {gate_verdict}")
print(f"  {gate_detail}")
print(f"{'='*70}")

# ============================================================
# 13. PLOT
# ============================================================
print("\n" + "=" * 70)
print("13. Generating Plot")
print("=" * 70)

fig, axes = plt.subplots(2, 2, figsize=(14, 10))
fig.suptitle(f'B2-INTEG-40: B2 Subsystem Integrability | Verdict: {gate_verdict}',
             fontsize=14, fontweight='bold')

# Panel (a): B2 level spectrum by N-sector
ax = axes[0, 0]
colors_N = ['#1f77b4', '#ff7f0e', '#2ca02c', '#d62728', '#9467bd']
for n_p in range(n_B2 + 1):
    mask = np.abs(N_B2_exp_B2 - n_p) < 0.5
    sec_evals = evals_B2[mask]
    for e in sec_evals:
        ax.plot([n_p - 0.3, n_p + 0.3], [e, e], color=colors_N[n_p], linewidth=2)
ax.set_xlabel('Pair number N')
ax.set_ylabel('Energy (M_KK)')
ax.set_title('(a) B2 Level Spectrum by N-sector')
ax.set_xticks(range(n_B2 + 1))

# Panel (b): Level spacing distribution (N=2 sector + Poisson/GOE references)
ax = axes[0, 1]
if len(spacings_N2) > 0:
    # Unfolded spacings
    mean_sp_N2 = np.mean(spacings_N2)
    s_unfolded_N2 = spacings_N2 / mean_sp_N2

    ax.bar(range(len(s_unfolded_N2)), s_unfolded_N2, color='steelblue', alpha=0.7,
           label=f'N=2 spacings (unfolded)')
    ax.axhline(y=1.0, color='gray', linestyle='--', alpha=0.5)

    # Mark the r-values
    if len(r_N2_vals) > 0:
        ax2 = ax.twinx()
        ax2.plot(range(len(r_N2_vals)), r_N2_vals, 'ro-', linewidth=2, markersize=8, label='r-ratios')
        ax2.axhline(y=0.386, color='green', linestyle=':', linewidth=1.5, label='Poisson (0.386)')
        ax2.axhline(y=0.536, color='red', linestyle=':', linewidth=1.5, label='GOE (0.536)')
        ax2.set_ylabel('Level ratio r')
        ax2.legend(loc='upper right', fontsize=8)
        ax2.set_ylim(0, 1)

ax.set_xlabel('Spacing index')
ax.set_ylabel('Unfolded spacing s')
r_display = f'{r_N2_mean:.3f}' if not np.isnan(r_N2_mean) else 'N/A'
ax.set_title(f'(b) N=2 Sector: <r> = {r_display}')
ax.legend(loc='upper left', fontsize=8)

# Panel (c): Survival probability P_B2(t)
ax = axes[1, 0]
ax.plot(t_arr, P_B2_t, 'b-', linewidth=2, label='$P_{B2}(t)$ (subspace survival)')
ax.plot(t_arr, F_return_t, 'r--', linewidth=1.5, alpha=0.7, label='$F(t)$ (return probability)')
ax.axhline(y=1.0/np.e, color='gray', linestyle=':', alpha=0.5, label='$1/e$')
ax.axhline(y=P_B2_inf, color='green', linestyle='--', alpha=0.5, label=f'$P_{{B2}}(\\infty)$ = {P_B2_inf:.3f}')
if t_decay_B2 < np.inf:
    ax.axvline(x=t_decay_B2, color='orange', linestyle='--', alpha=0.7,
               label=f'$t_{{decay}}$ = {t_decay_B2:.2f}')
ax.set_xlabel('Time (natural units)')
ax.set_ylabel('Probability')
ax.set_title('(c) B2 Subspace Survival Probability')
ax.legend(fontsize=8)
ax.set_xlim(0, t_max)
ax.set_ylim(0, 1.05)

# Panel (d): V_phys block structure heatmap
ax = axes[1, 1]
im = ax.imshow(np.abs(V_phys), cmap='YlOrRd', aspect='equal')
plt.colorbar(im, ax=ax, label='|V|')
# Draw sector boundaries
for x in [3.5, 4.5]:
    ax.axvline(x=x, color='white', linewidth=2)
    ax.axhline(y=x, color='white', linewidth=2)
ax.set_xticks(range(8))
ax.set_xticklabels([str(l) for l in labels], rotation=45, fontsize=7)
ax.set_yticks(range(8))
ax.set_yticklabels([str(l) for l in labels], fontsize=7)
ax.set_title('(d) V_phys Block Structure')

# Add text annotation for B2 block
ax.annotate('B2', xy=(1.5, 1.5), fontsize=14, color='white', fontweight='bold', ha='center', va='center')
ax.annotate('B1', xy=(4, 4), fontsize=10, color='white', fontweight='bold', ha='center', va='center')
ax.annotate('B3', xy=(6, 6), fontsize=10, color='white', fontweight='bold', ha='center', va='center')

plt.tight_layout()
plt.savefig('tier0-computation/s40_b2_integrability.png', dpi=150, bbox_inches='tight')
print("Plot saved: tier0-computation/s40_b2_integrability.png")

# ============================================================
# 14. SAVE DATA
# ============================================================
print("\n" + "=" * 70)
print("14. Saving Data")
print("=" * 70)

save_dict = dict(
    # Gate
    gate_verdict=np.array([gate_verdict]),
    gate_detail=np.array([gate_detail]),

    # B2 eigenspectrum
    evals_B2=evals_B2,
    evecs_B2=evecs_B2,
    H_B2=H_B2_direct,

    # Level statistics
    r_B2_N2=np.array(r_N2_mean if not np.isnan(r_N2_mean) else -1.0),
    r_B2_global=np.array(r_B2_global),
    r_B2_unsectored=np.array(r_unsectored_mean if 'r_unsectored_mean' in dir() else -1.0),

    # Decay
    t_decay_B2=np.array(t_decay_B2 if t_decay_B2 < np.inf else -1.0),
    P_B2_t=P_B2_t,
    F_return_t=F_return_t,
    t_arr=t_arr,
    P_B2_inf=np.array(P_B2_inf),

    # Thouless
    g_T_B2_N2=np.array(g_T_B2_N2),
    g_T_B2_all=np.array(g_T_B2_all),
    V_rms_B2=np.array(V_rms_B2),
    mean_spacing_B2_N2=np.array(mean_spacing_B2_N2),

    # V decomposition
    V_B2B2=V_B2B2,
    V_B2_rank1=V_B2_rank1,
    V_B2_rem=V_B2_rem,
    rank1_frac_B2=np.array(rank1_frac_B2),
    svd_B2=S_B2,

    # S^2 conservation
    S2_is_conserved=np.array(S2_is_conserved),
    S2_max_deviation=np.array(np.max(S2_deviation)),
    S2_B2_in_eigenstates=S2_B2_in_HB2,
    eta_S2_HB2=np.array(eta_S2_HB2),

    # Coupling
    V_B2_B1=V_B2_B1,
    V_B2_B3=V_B2_B3,
    Gamma_FGR=np.array(Gamma_FGR),
    t_decay_FGR=np.array(t_decay_FGR),

    # Cross-check
    delta_H_projection=np.array(delta_H),

    # Full BCS for reference
    evals_BCS=evals_full,
    N_pair_in_eigenstates=N_B2_exp_B2,
)

np.savez('tier0-computation/s40_b2_integrability.npz', **save_dict)
print("Data saved: tier0-computation/s40_b2_integrability.npz")

t_end = time.time()
print(f"\nTotal runtime: {t_end - t_start:.1f}s")
print("\n" + "=" * 70)
print("COMPUTATION COMPLETE")
print("=" * 70)
